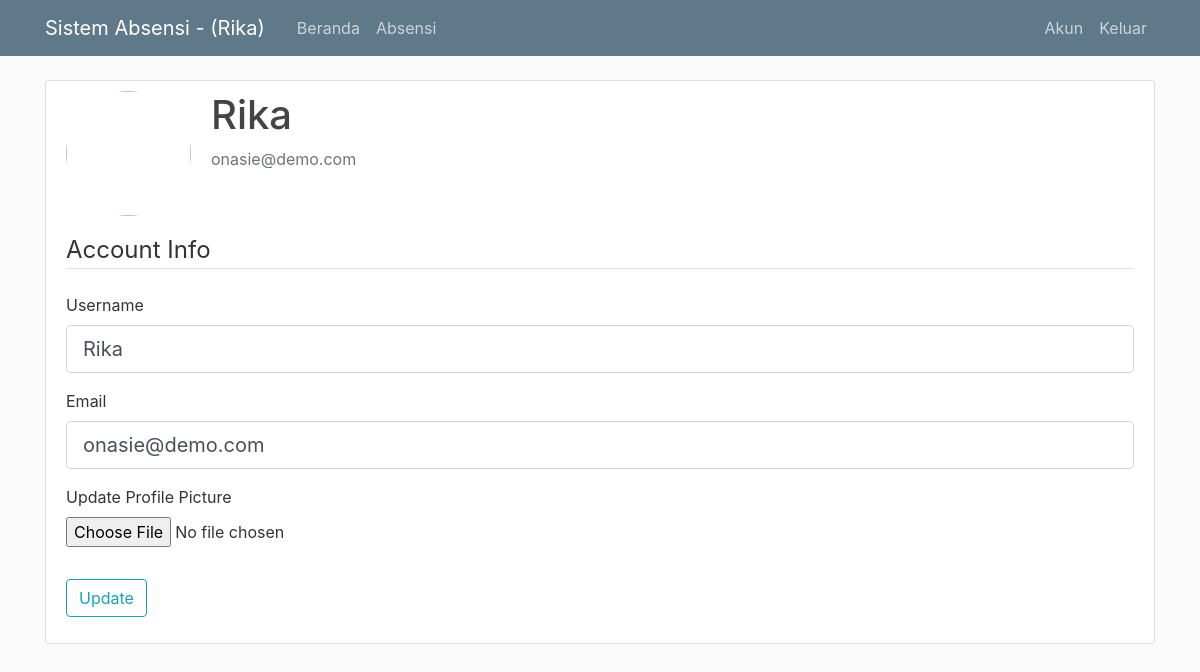
The page /settings (signed in) on the database as committed earlier.
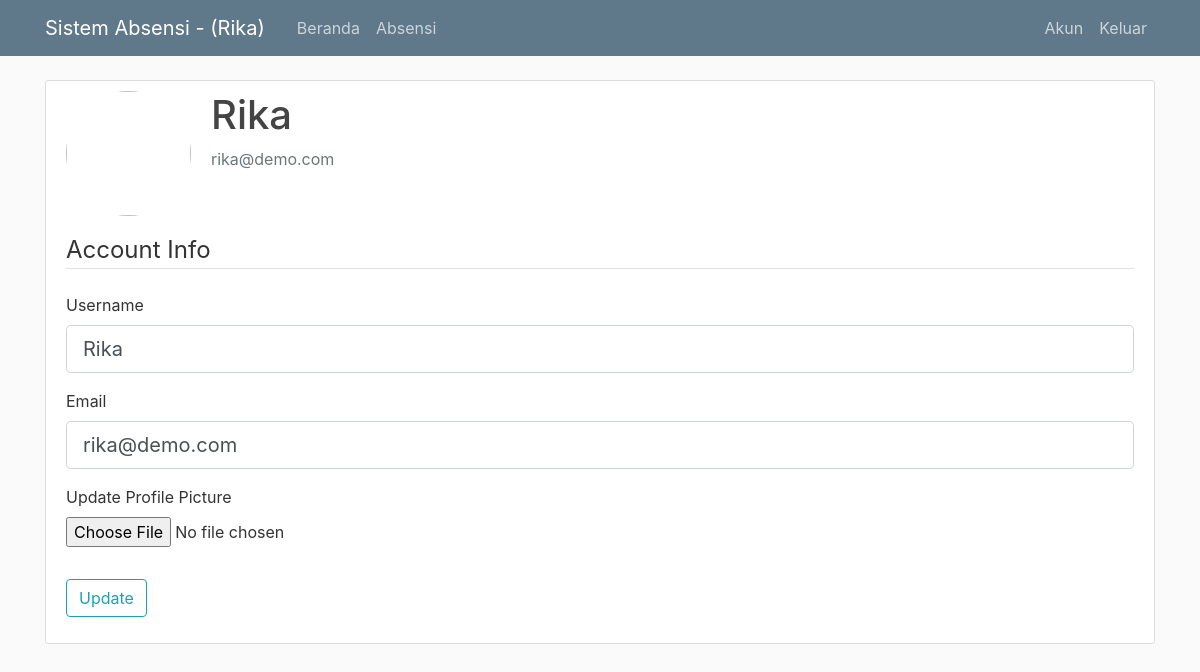
The same page on the database as committed later.
### flaskblog/models.py (models this page shows, shortened)
class User(db.Model, UserMixin):
  id = db.Column(db.Integer, primary_key=True)
  username = db.Column(db.String(20), unique=True, nullable=False)
  email = db.Column(db.String(120), unique=True, nullable=False)
  image_file = db.Column(db.String(20), nullable=False)
  password = db.Column(db.String(60), nullable=False)
  face = db.relationship('Photo', backref='facePhotos', lazy=True)
  presence = db.relationship('Presence', backref="presencing", lazy="dynamic")

### flaskblog/routes.py (the view)
@app.route("/settings", methods=['GET', 'POST'])
@login_required
def settings():
    recog_Camera.stop()
    camera.stop()
    form = UpdateAccountForm()
    if form.validate_on_submit():
        if form.picture.data:
          picture_file = save_picture(form.picture.data)
          current_user.image_file = picture_file
        current_user.username = form.username.data
        current_user.email = form.email.data
        db.session.commit()
        flash('Your account has been updated!', 'success')
        return redirect(url_for('settings'))
    elif request.method == 'GET':
        form.username.data = current_user.username
        form.email.data = current_user.email
    image_file = url_for('static', filename='profile_pics/' + current_user.image_file)
    return render_template('settings.html', title='Account Settings',
                           image_file=image_file, form=form)

### flaskblog/forms.py (shortened to what this page needs)
class UpdateAccountForm(FlaskForm):
  username = StringField('Username',
                          validators=[DataRequired(), Length(min=2, max=20)])
  email = StringField('Email',
                      validators=[DataRequired(), Email()])
  picture = FileField('Update Profile Picture', validators=[FileAllowed(['jpg', 'png'])])
  submit = SubmitField('Update')

### flaskblog/camera.py (called while the page is built)
    def stop(self):
        logger.debug("Stopping thread")
        self.isrunning = False

### flaskblog/cameraRecog.py (called while the page is built)
    def stop(self):
        logger.debug("Stopping thread")
        self.isrunning = False

### flaskblog/models.py (called while the page is built)
@login_manager.user_loader
def load_user(user_id):
  return User.query.get(int(user_id))

### flaskblog/templates/settings.html (shortened to what this page needs)
{% extends "layout.html" %}
{% block content %}
  <div class="content-section">
    <div class="media">
      <img class="rounded-circle account-img" src="{{ image_file }}"">
      <div class="media-body">
        <h2 class="account-heading">{{ current_user.username }}</h2>
        <p class="text-secondary">{{ current_user.email }}</p>
      </div>
    </div>
    <form method="POST" action="" enctype="multipart/form-data">
      <fieldset class="form-group">
        <legend class="border-bottom mb-4">Account Info</legend>
        <div class="form-group">
          {{ form.username.label(class="form-control-label") }}
          {% if form.username.errors %}
            {{ form.username(class="form-control form-control-lg is-invalid") }}
            <div class="invalid-feedback">
              {% for error in form.username.errors %}
                <span>{{ error }}</span>
              {% endfor %}
            </div>
          {% else %}
            {{ form.username(class="form-control form-control-lg")}}
          {% endif %}
        </div>
        <div class="form-group">
          {{ form.email.label(class="form-control-label") }}
          {% if form.email.errors %}
            {{ form.email(class="form-control form-control-lg is-invalid") }}
            <div class="invalid-feedback">
              {% for error in form.email.errors %}
                <span>{{ error }}</span>
              {% endfor %}
            </div>
          {% else %}
              {{ form.email(class="form-control form-control-lg") }}
          {% endif %}
        </div>
        <div class="form-group">
          {{ form.picture.label() }}
          {{ form.picture(class="form-control-file") }}
        </div>
      </fieldset>
      <div class="form-group">
        {{ form.submit(class="btn btn-outline-info") }}
      </div>
    </form>
  </div>
{% endblock content %}

### flaskblog/templates/layout.html (shortened to what this page needs)
<!DOCTYPE html>
<html>
<head>
    <link rel="stylesheet" href="https://maxcdn.bootstrapcdn.com/bootstrap/4.0.0/css/bootstrap.min.css">
    <link href="https://cdn.datatables.net/1.11.3/css/jquery.dataTables.min.css" rel="stylesheet">
    <link rel="stylesheet" type="text/css" href="{{ url_for('static', filename='main.css') }}">
</head>
<body>
    <header class="site-header">
      <nav class="navbar navbar-expand-md navbar-dark bg-steel fixed-top">
        <div class="container">
          {% if current_user.is_authenticated %}
            <a class="navbar-brand mr-4" href="/">Sistem Absensi - ({{ current_user.username }})</a>
          {% else %}
            <a class="navbar-brand mr-4" href="/">Sistem Absensi</a>
          {% endif %}
          <div class="collapse navbar-collapse" id="navbarToggle">
            <div class="navbar-nav mr-auto">
              <a class="nav-item nav-link" href="{{ url_for('home') }}">Beranda</a>
              {% if current_user.is_authenticated %}
                <a class="nav-item nav-link" href="{{ url_for('recognition') }}">Absensi</a>
              {% endif %}
            </div>
            <div class="navbar-nav">
              {% if current_user.is_authenticated %}
                <a class="nav-item nav-link" href="{{ url_for('settings') }}">Akun</a>
                <a class="nav-item nav-link" href="{{ url_for('logout') }}">Keluar</a>
              {% else %}
                <a class="nav-item nav-link" href="{{ url_for('login') }}">Masuk</a>
              {% endif %}
            </div>
          </div>
        </div>
      </nav>
    </header>
    <main role="main" class="container">
      <div class="row">
        <div class="col-md-12">
          {% block content %}{% endblock %}
        </div>
      </div>
    </main>
   </body>
</html>

Rows that differ between the two databases and show on the page:
changed User "Rika": email "onasie@demo.com" → "rika@demo.com"
